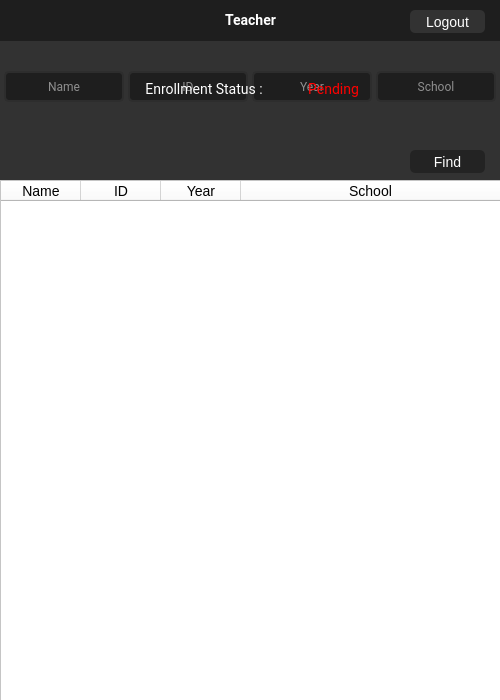
<?xml version="1.0" encoding="UTF-8"?>
<ui version="4.0">
 <class>Dialog</class>
 <widget class="QDialog" name="Dialog">
  <property name="geometry">
   <rect>
    <x>0</x>
    <y>0</y>
    <width>500</width>
    <height>700</height>
   </rect>
  </property>
  <property name="windowTitle">
   <string>Dialog</string>
  </property>
  <property name="styleSheet">
   <string notr="true">font-size: 14px;</string>
  </property>
  <widget class="QLabel" name="label">
   <property name="geometry">
    <rect>
     <x>0</x>
     <y>0</y>
     <width>501</width>
     <height>41</height>
    </rect>
   </property>
   <property name="font">
    <font>
     <family>Roboto</family>
     <pointsize>-1</pointsize>
     <weight>75</weight>
     <bold>true</bold>
    </font>
   </property>
   <property name="styleSheet">
    <string notr="true">background-color: rgb(30, 30, 30);color:rgb(255,255,255)</string>
   </property>
   <property name="text">
    <string>Teacher</string>
   </property>
   <property name="textFormat">
    <enum>Qt::AutoText</enum>
   </property>
   <property name="alignment">
    <set>Qt::AlignCenter</set>
   </property>
   <property name="margin">
    <number>0</number>
   </property>
  </widget>
  <widget class="QPushButton" name="LogoutBtn">
   <property name="geometry">
    <rect>
     <x>410</x>
     <y>10</y>
     <width>75</width>
     <height>23</height>
    </rect>
   </property>
   <property name="styleSheet">
    <string notr="true">QPushButton{background-color: rgb(50,50, 50);color:rgb(255,255,255);border-radius:5;}
QPushButton:hover{
 background-color: rgb(60,60,60)
}</string>
   </property>
   <property name="text">
    <string>Logout</string>
   </property>
  </widget>
  <widget class="QTableWidget" name="tableWidget">
   <property name="enabled">
    <bool>true</bool>
   </property>
   <property name="geometry">
    <rect>
     <x>0</x>
     <y>180</y>
     <width>501</width>
     <height>521</height>
    </rect>
   </property>
   <property name="styleSheet">
    <string notr="true">background-color: rgb(255, 255, 255);</string>
   </property>
   <property name="editTriggers">
    <set>QAbstractItemView::NoEditTriggers</set>
   </property>
   <property name="alternatingRowColors">
    <bool>true</bool>
   </property>
   <property name="selectionMode">
    <enum>QAbstractItemView::NoSelection</enum>
   </property>
   <property name="sortingEnabled">
    <bool>true</bool>
   </property>
   <property name="cornerButtonEnabled">
    <bool>false</bool>
   </property>
   <attribute name="horizontalHeaderVisible">
    <bool>true</bool>
   </attribute>
   <attribute name="horizontalHeaderCascadingSectionResizes">
    <bool>false</bool>
   </attribute>
   <attribute name="horizontalHeaderMinimumSectionSize">
    <number>50</number>
   </attribute>
   <attribute name="horizontalHeaderDefaultSectionSize">
    <number>80</number>
   </attribute>
   <attribute name="horizontalHeaderShowSortIndicator" stdset="0">
    <bool>true</bool>
   </attribute>
   <attribute name="horizontalHeaderStretchLastSection">
    <bool>true</bool>
   </attribute>
   <column>
    <property name="text">
     <string>Name</string>
    </property>
   </column>
   <column>
    <property name="text">
     <string>ID</string>
    </property>
   </column>
   <column>
    <property name="text">
     <string>Year</string>
    </property>
   </column>
   <column>
    <property name="text">
     <string>School</string>
    </property>
   </column>
  </widget>
  <widget class="QGraphicsView" name="graphicsView">
   <property name="geometry">
    <rect>
     <x>-10</x>
     <y>-10</y>
     <width>521</width>
     <height>721</height>
    </rect>
   </property>
   <property name="styleSheet">
    <string notr="true">background-color: rgb(50, 50, 50);</string>
   </property>
  </widget>
  <widget class="QWidget" name="layoutWidget">
   <property name="geometry">
    <rect>
     <x>0</x>
     <y>50</y>
     <width>501</width>
     <height>73</height>
    </rect>
   </property>
   <layout class="QHBoxLayout" name="GetBox" stretch="0,0,0,0">
    <property name="spacing">
     <number>0</number>
    </property>
    <property name="leftMargin">
     <number>0</number>
    </property>
    <property name="topMargin">
     <number>5</number>
    </property>
    <property name="bottomMargin">
     <number>5</number>
    </property>
    <item>
     <widget class="QLineEdit" name="NameTxt">
      <property name="enabled">
       <bool>false</bool>
      </property>
      <property name="sizePolicy">
       <sizepolicy hsizetype="Fixed" vsizetype="Fixed">
        <horstretch>0</horstretch>
        <verstretch>0</verstretch>
       </sizepolicy>
      </property>
      <property name="font">
       <font>
        <family>Roboto</family>
        <pointsize>-1</pointsize>
       </font>
      </property>
      <property name="styleSheet">
       <string notr="true">QLineEdit {
    border: 2px solid rgb(45, 45, 45);
    border-radius: 5px;
    padding: 5px;
    background-color: rgb(30,30,30);   
    color: rgb(255,255,255);
font-size: 12px;
}</string>
      </property>
      <property name="text">
       <string/>
      </property>
      <property name="alignment">
       <set>Qt::AlignCenter</set>
      </property>
      <property name="placeholderText">
       <string>Name</string>
      </property>
     </widget>
    </item>
    <item>
     <widget class="QLineEdit" name="IdTxt">
      <property name="enabled">
       <bool>false</bool>
      </property>
      <property name="sizePolicy">
       <sizepolicy hsizetype="Fixed" vsizetype="Fixed">
        <horstretch>0</horstretch>
        <verstretch>0</verstretch>
       </sizepolicy>
      </property>
      <property name="font">
       <font>
        <family>Roboto</family>
        <pointsize>-1</pointsize>
       </font>
      </property>
      <property name="styleSheet">
       <string notr="true">QLineEdit {
    border: 2px solid rgb(45, 45, 45);
    border-radius: 5px;
    padding: 5px;
    background-color: rgb(30,30,30);   
    color: rgb(255,255,255);
font-size: 12px;
}</string>
      </property>
      <property name="alignment">
       <set>Qt::AlignCenter</set>
      </property>
      <property name="readOnly">
       <bool>false</bool>
      </property>
      <property name="placeholderText">
       <string>ID</string>
      </property>
     </widget>
    </item>
    <item>
     <widget class="QLineEdit" name="YearTxt">
      <property name="enabled">
       <bool>false</bool>
      </property>
      <property name="sizePolicy">
       <sizepolicy hsizetype="Fixed" vsizetype="Fixed">
        <horstretch>0</horstretch>
        <verstretch>0</verstretch>
       </sizepolicy>
      </property>
      <property name="font">
       <font>
        <family>Roboto</family>
        <pointsize>-1</pointsize>
       </font>
      </property>
      <property name="styleSheet">
       <string notr="true">QLineEdit {
    border: 2px solid rgb(45, 45, 45);
    border-radius: 5px;
    padding: 5px;
    background-color: rgb(30,30,30);   
    color: rgb(255,255,255);
font-size: 12px;
}</string>
      </property>
      <property name="text">
       <string/>
      </property>
      <property name="alignment">
       <set>Qt::AlignCenter</set>
      </property>
      <property name="placeholderText">
       <string>Year</string>
      </property>
     </widget>
    </item>
    <item>
     <widget class="QLineEdit" name="SchoolTxt">
      <property name="enabled">
       <bool>false</bool>
      </property>
      <property name="sizePolicy">
       <sizepolicy hsizetype="Fixed" vsizetype="Fixed">
        <horstretch>0</horstretch>
        <verstretch>0</verstretch>
       </sizepolicy>
      </property>
      <property name="font">
       <font>
        <family>Roboto</family>
        <pointsize>-1</pointsize>
       </font>
      </property>
      <property name="styleSheet">
       <string notr="true">QLineEdit {
    border: 2px solid rgb(45, 45, 45);
    border-radius: 5px;
    padding: 5px;
    background-color: rgb(30,30,30);   
    color: rgb(255,255,255);
font-size: 12px;
}</string>
      </property>
      <property name="text">
       <string/>
      </property>
      <property name="alignment">
       <set>Qt::AlignCenter</set>
      </property>
      <property name="placeholderText">
       <string>School</string>
      </property>
     </widget>
    </item>
   </layout>
  </widget>
  <widget class="QPushButton" name="findBtn">
   <property name="geometry">
    <rect>
     <x>410</x>
     <y>150</y>
     <width>75</width>
     <height>23</height>
    </rect>
   </property>
   <property name="styleSheet">
    <string notr="true">QPushButton{background-color: rgb(35,35, 35);color:rgb(255,255,255);border-radius:5;}
QPushButton:hover{
 background-color: rgb(60,60,60)
}</string>
   </property>
   <property name="text">
    <string>Find</string>
   </property>
  </widget>
  <widget class="QWidget" name="layoutWidget_2">
   <property name="geometry">
    <rect>
     <x>130</x>
     <y>64</y>
     <width>268</width>
     <height>51</height>
    </rect>
   </property>
   <layout class="QHBoxLayout" name="Enrollme" stretch="0,0">
    <property name="spacing">
     <number>0</number>
    </property>
    <property name="leftMargin">
     <number>9</number>
    </property>
    <item>
     <widget class="QLabel" name="label_3">
      <property name="sizePolicy">
       <sizepolicy hsizetype="Minimum" vsizetype="Minimum">
        <horstretch>0</horstretch>
        <verstretch>0</verstretch>
       </sizepolicy>
      </property>
      <property name="font">
       <font>
        <family>Roboto</family>
        <pointsize>-1</pointsize>
       </font>
      </property>
      <property name="styleSheet">
       <string notr="true">background:none;
color:white
</string>
      </property>
      <property name="text">
       <string>Enrollment Status :</string>
      </property>
      <property name="alignment">
       <set>Qt::AlignCenter</set>
      </property>
     </widget>
    </item>
    <item>
     <widget class="QLabel" name="statusLbl">
      <property name="sizePolicy">
       <sizepolicy hsizetype="Minimum" vsizetype="Minimum">
        <horstretch>0</horstretch>
        <verstretch>0</verstretch>
       </sizepolicy>
      </property>
      <property name="font">
       <font>
        <family>Roboto</family>
        <pointsize>-1</pointsize>
       </font>
      </property>
      <property name="styleSheet">
       <string notr="true">background:none;
color:red
</string>
      </property>
      <property name="text">
       <string>Pending</string>
      </property>
      <property name="alignment">
       <set>Qt::AlignCenter</set>
      </property>
     </widget>
    </item>
   </layout>
  </widget>
  <zorder>graphicsView</zorder>
  <zorder>label</zorder>
  <zorder>LogoutBtn</zorder>
  <zorder>layoutWidget</zorder>
  <zorder>tableWidget</zorder>
  <zorder>findBtn</zorder>
  <zorder>layoutWidget_2</zorder>
 </widget>
 <resources/>
 <connections/>
</ui>
